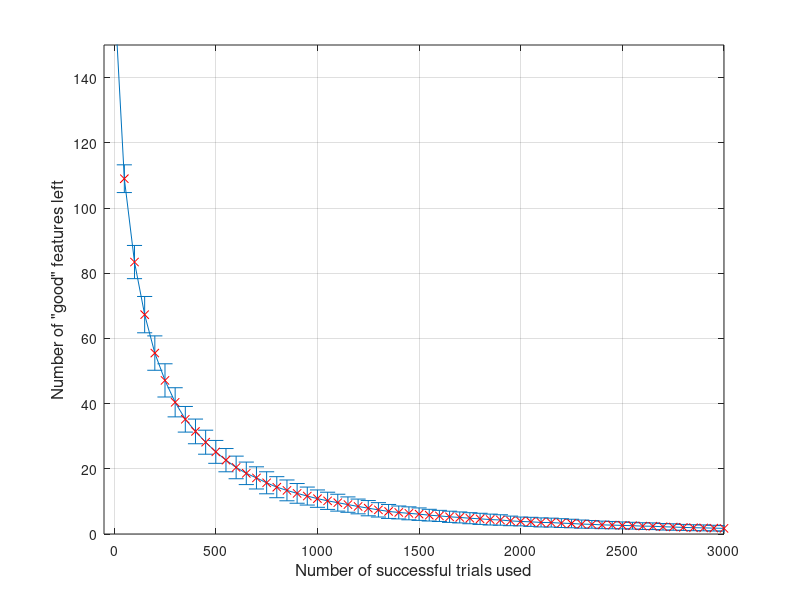

The MATLAB source for this figure:
load ds1000ngood_plot.mat
errorbar(S, mean_ngood, std_ngood);
hold on; plot(S, mean_ngood, 'rx');
xlabel('Number of successful trials used', 'fontsize', 12);
ylabel('Number of "good" features left', 'fontsize', 12);
set(gca, 'ytick', 0:20:150);
axis([-50 3000 0 150]);
grid on;
print -f1 -deps ds1000ngood_plot.eps
